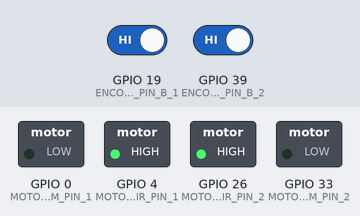
This sketch was run on a simulated ESP32. Shown: switched loads named in the sketch (green lamp = pin HIGH). Inputs (shaded band) come from the test bench; at power-on: GPIO 19 (ENCODER_PIN_B_1) HIGH, GPIO 39 (ENCODER_PIN_B_2) HIGH. What the sketch prints to the serial monitor is not drawn.

Above: at 0.1 s.
At 2.1 s:
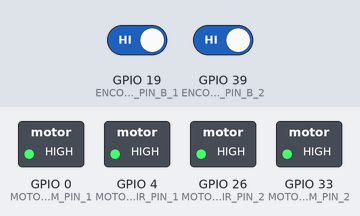
Timing chart, 0 to 3.6 s (numbered marks = the images above):
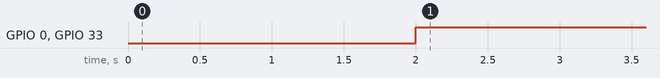

The sketch:

Giro_Dinamico.ino
```cpp
#define MOTOR_PWM_PIN_2 33
#define MOTOR_DIR_PIN_2 26
#define ENCODER_PIN_A_2 36
#define ENCODER_PIN_B_2 39

#define MOTOR_PWM_PIN_1 0
#define MOTOR_DIR_PIN_1 4
#define ENCODER_PIN_A_1 18
#define ENCODER_PIN_B_1 19

#define PWM_CHANNEL_0 1     // Canal de PWM 2
#define PWM_CHANNEL_1 2
#define PWM_FREQUENCY 5000  // Frecuencia de PWM en Hz
#define PWM_RESOLUTION 8    // Resolución del PWM (8 bits = 0-255)
#define MAX_RPM 13.61        // Rango máximo de RPM de tu motor (ajusta según tu motor)
#define MAX_GPS 1079

#define sample_time 50 //ms

int last_time = 0;//ms
int velocidad_base = 500; //grados/s

float error_anterior = 0;//en angulos

float I = 0; //Termino Integral

float gps_speed_1 = 0;
float gps_speed_2 = 0;

float radio_rueda = 0.0375;
float dist_base = 0.225;
int initial_time = 0;

float dist_1 = 0;
float dist_2 = 0;
float theta = 0;
float theta_Des = 3.14/2;

float coord_x = 0.5;
float coord_y = 0.5;

#define kp 5000
#define ki 500
#define kd 2500

volatile int encoder_2_ticks = 0;
int last_2_ticks = 0;
volatile int encoder_1_ticks = 0;
int last_1_ticks = 0;

void IRAM_ATTR encoder_1_isr() {
  // Incrementar contador de ticks del encoder
  encoder_1_ticks++;
}

void IRAM_ATTR encoder_2_isr() {
  // Incrementar contador de ticks del encoder
  encoder_2_ticks++;
}

float calcular_angulo(float dist_1,float dist_2 ){
  return (dist_2 - dist_1) / dist_base;
  //Serial.println(theta * 180 / 3.1416);
  //Serial.println(encoder_1_ticks);
  //Serial.println(encoder_2_ticks);
}

void Control_PID(float actual_theta,float theta_deseada){
  float error = - theta_deseada + actual_theta;

  float P = kp * error;
  float I = I + ki * error;
  float D = kd*(error - error_anterior);

  float salida_control = P + I + D;

  float velocidad_1 = map(velocidad_base + salida_control, 0,MAX_GPS, 0, 255); //IZQUIRDA
  float velocidad_2 = map(velocidad_base - salida_control, 0,MAX_GPS, 0, 255); //DERECHA

  ledcWrite(PWM_CHANNEL_0, velocidad_1);  // Ajustar la señal PWM
  ledcWrite(PWM_CHANNEL_1, velocidad_2);  // Ajustar la señal PWM

  Serial.print(gps_speed_1);
  Serial.print(", ");
  Serial.print(gps_speed_2);
  Serial.print(", ");
  Serial.print(error * 180/3.14);
  Serial.print(", ");
  Serial.print(encoder_1_ticks);
  Serial.print(", ");
  Serial.print(encoder_2_ticks);
  Serial.print(", ");
  Serial.print(abs(theta*180/3.14));
  Serial.print(", ");
  Serial.println(theta_Des*180/3.14);
  Serial.print(", ");
  Serial.println(salida_control);

  error_anterior = error;
  salida_control = 0;
}

void setup() {
  // put your setup code here, to run once:
  Serial.begin(115200);
  // put your setup code here, to run once:
  pinMode(MOTOR_DIR_PIN_2, OUTPUT);
  digitalWrite(MOTOR_DIR_PIN_2, HIGH);
  pinMode(MOTOR_DIR_PIN_1, OUTPUT);
  digitalWrite(MOTOR_DIR_PIN_1, HIGH);

  pinMode(ENCODER_PIN_A_2, INPUT);
  pinMode(ENCODER_PIN_B_2, INPUT);
  pinMode(ENCODER_PIN_A_1, INPUT);
  pinMode(ENCODER_PIN_B_1, INPUT);

  attachInterrupt(digitalPinToInterrupt(ENCODER_PIN_B_2), encoder_2_isr, RISING);
  attachInterrupt(digitalPinToInterrupt(ENCODER_PIN_B_1), encoder_1_isr, RISING);
  ledcSetup(PWM_CHANNEL_1, PWM_FREQUENCY, PWM_RESOLUTION);  // Configura el canal de PWM
  ledcSetup(PWM_CHANNEL_0, PWM_FREQUENCY, PWM_RESOLUTION);
  ledcAttachPin(MOTOR_PWM_PIN_2, PWM_CHANNEL_1); // derecha
  ledcAttachPin(MOTOR_PWM_PIN_1, PWM_CHANNEL_0); //izquierda
  delay(2000);
}
int bandera = 1;
void loop() {
  while (bandera == 0){
    float m = coord_y/coord_x;
    theta_Des = atan(m);
    dist_1 =  encoder_1_ticks * 2 * 3.1416 * radio_rueda / (506);
    dist_2 =  encoder_2_ticks * 2 * 3.1416 * radio_rueda / (506);
    theta = calcular_angulo(dist_1,dist_2);
    if (abs(theta) >= theta_Des){
      ledcWrite(PWM_CHANNEL_0, 0);  // Ajustar la señal PWM
      ledcWrite(PWM_CHANNEL_1, 0);  // Ajustar la señal PWM
      bandera = 1;
      //theta_Des = 0;
    }else{
      Control_PID(theta,theta_Des);
    }
  }
  while(bandera == 1){
    if ((millis() - last_time) >= sample_time){
      dist_1 =  encoder_1_ticks * 2 * 3.1416 * radio_rueda / (506);
      dist_2 =  encoder_2_ticks * 2 * 3.1416 * radio_rueda / (506);
      gps_speed_1 = ((encoder_1_ticks - last_1_ticks) * 1000 * 360) / (50 * 506);
      gps_speed_2 = ((encoder_2_ticks - last_2_ticks) * 1000 * 360) / (50 * 506);
      theta = calcular_angulo(dist_1,dist_2);
      Control_PID(theta,theta_Des);
      last_time = millis();
      last_1_ticks = encoder_1_ticks;
      last_2_ticks = encoder_2_ticks;
    }
  }
  ledcWrite(PWM_CHANNEL_0, 0);  // Ajustar la señal PWM
  ledcWrite(PWM_CHANNEL_1, 0);  // Ajustar la señal PWM

}
```

Measured:
- by itself, GPIO 0 (MOTOR_PWM_PIN_1), GPIO 33 (MOTOR_PWM_PIN_2): LOW → HIGH at 2.0 s
